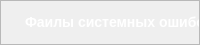
        <widget class="QFrame" name="frame_ClearFileSysremError">
         <property name="minimumSize">
          <size>
           <width>0</width>
           <height>45</height>
          </size>
         </property>
         <property name="maximumSize">
          <size>
           <width>16777215</width>
           <height>40</height>
          </size>
         </property>
         <property name="styleSheet">
          <string notr="true">
/* styles.qss */

#frame_ClearFileSysremError {
    background-color: #161A1E;
    border-radius: 15px; /* Установите значение по вашему усмотрению для достижения овальной формы */
}
</string>
         </property>
         <property name="frameShape">
          <enum>QFrame::StyledPanel</enum>
         </property>
         <property name="frameShadow">
          <enum>QFrame::Raised</enum>
         </property>
         <layout class="QHBoxLayout" name="horizontalLayout_9">
          <property name="spacing">
           <number>0</number>
          </property>
          <property name="leftMargin">
           <number>0</number>
          </property>
          <property name="topMargin">
           <number>0</number>
          </property>
          <property name="rightMargin">
           <number>0</number>
          </property>
          <property name="bottomMargin">
           <number>0</number>
          </property>
          <item>
           <widget class="QFrame" name="frame_7">
            <property name="styleSheet">
             <string notr="true">background-color: transparent;</string>
            </property>
            <property name="frameShape">
             <enum>QFrame::StyledPanel</enum>
            </property>
            <property name="frameShadow">
             <enum>QFrame::Raised</enum>
            </property>
            <widget class="QPushButton" name="pushClearFileSysremError">
             <property name="geometry">
              <rect>
               <x>850</x>
               <y>10</y>
               <width>91</width>
               <height>31</height>
              </rect>
             </property>
             <property name="minimumSize">
              <size>
               <width>91</width>
               <height>31</height>
              </size>
             </property>
             <property name="maximumSize">
              <size>
               <width>91</width>
               <height>31</height>
              </size>
             </property>
             <property name="styleSheet">
              <string notr="true">/* styles.qss */

QPushButton {
    background-color: #161A1E;
    border-radius: 15px;
    color: white; /* Установите цвет текста */
    font-size: 11px; /* Установите размер шрифта */
    padding: 10px 20px; /* Установите отступы */
    border: 1px solid white; /* Уменьшаем толщину обводки до 1 пикселя */
}

QPushButton:hover {
    background-color: #2C3236;
    transition: background-color 0.3s ease;
}
</string>
             </property>
             <property name="text">
              <string>Очистка</string>
             </property>
            </widget>
            <widget class="QLabel" name="labelClearFileSysremError">
             <property name="geometry">
              <rect>
               <x>760</x>
               <y>10</y>
               <width>81</width>
               <height>30</height>
              </rect>
             </property>
             <property name="sizePolicy">
              <sizepolicy hsizetype="Preferred" vsizetype="Preferred">
               <horstretch>70</horstretch>
               <verstretch>30</verstretch>
              </sizepolicy>
             </property>
             <property name="minimumSize">
              <size>
               <width>70</width>
               <height>30</height>
              </size>
             </property>
             <property name="styleSheet">
              <string notr="true">color: white; /* Установите цвет текста в белый */
font-size: 14px; /* Установите размер шрифта в 14 пикселей */
font-family: &quot;Times New Roman&quot;; /* Установите тип шрифта по вашему выбору */
font-weight: bold; /* Установите жирность шрифта (если нужно) */
margin-top: 5px; /* Опустить текст на 10 пикселей вниз */</string>
             </property>
             <property name="text">
              <string/>
             </property>
            </widget>
            <widget class="QLabel" name="labelTextClearFileSysremError">
             <property name="geometry">
              <rect>
               <x>20</x>
               <y>10</y>
               <width>181</width>
               <height>16</height>
              </rect>
             </property>
             <property name="styleSheet">
              <string notr="true">/* styles.qss */

QLabel {
    color: white; /* Установите цвет текста в белый */
    font-size: 14px; /* Установите размер шрифта в 14 пикселей */
    font-family: &quot;Times New Roman&quot;; /* Установите тип шрифта по вашему выбору */
    font-weight: bold; /* Установите жирность шрифта (если нужно) */
    margin-top: 5px; /* Опустить текст на 10 пикселей вниз */
}
</string>
             </property>
             <property name="text">
              <string>Фаилы системных ошибок</string>
             </property>
            </widget>
           </widget>
          </item>
         </layout>
        </widget>
